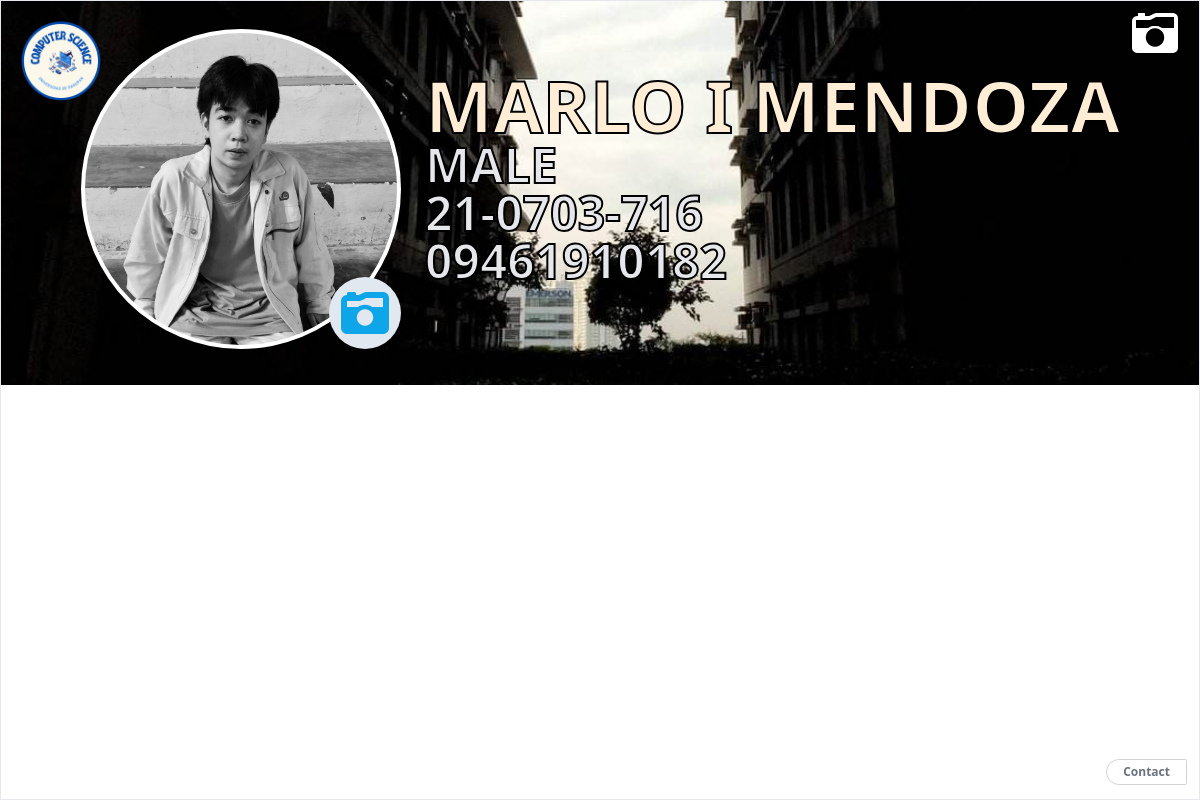
Page /profile.php?ID=17 on the committed database.
### tables this page shows
CREATE TABLE `background` (
  `bgID` int(11) NOT NULL,
  `userID` int(11) NOT NULL,
  `bgimage` varchar(100) NOT NULL
);

CREATE TABLE `image` (
  `imgID` int(11) NOT NULL,
  `userID` int(11) NOT NULL,
  `image` varchar(100) NOT NULL
);

CREATE TABLE `user` (
  `userID` int(11) NOT NULL,
  `firstname` varchar(20) NOT NULL,
  `middle_initial` varchar(1) NOT NULL,
  `lastname` varchar(20) NOT NULL,
  `gender` varchar(6) NOT NULL,
  `contact_number` varchar(11) NOT NULL,
  `student_id` varchar(12) NOT NULL
);

### profile.php (the view, shortened to what this page needs)
<?php
include("connection.php");
$id = $_GET['ID'];
$sql = "SELECT * FROM `user` WHERE userID = $id";
$user = mysqli_query($con, $sql);
$row = mysqli_fetch_assoc($user);
$bsql = "SELECT * FROM `image` WHERE userID = $id";
$image = mysqli_query($con, $bsql);
$img = mysqli_fetch_assoc($image);
$csql = "SELECT * FROM `background` WHERE userID = $id";
$background = mysqli_query($con, $csql);
$cover = mysqli_fetch_assoc($background);
?>
<!DOCTYPE html>
<html lang="en">
<head>
    <link rel="stylesheet" href="https://cdnjs.cloudflare.com/ajax/libs/font-awesome/4.7.0/css/font-awesome.min.css">
    <script src="https://cdn.tailwindcss.com"></script>
</head>
<body>
    <div class="container">
        <div class="relative card border w-96 hover:shadow-none relative flex flex-col w-screen h-screen shadow-lg">
            <a href="dashboard.php" class="absolute z-10">
                <img class="hover:text-gray-700 hover:opacity-90" src="img/comscie logo.png" alt="" width=120>
            </a>
            <form action="" id="forms" enctype="multipart/form-data" method="POST">
                <img id="cover" class="max-h-96 w-screen absolute top-0 object-fit" style="z-index:-1" src="background/<?php echo $cover['bgimage']; ?>" alt="" />
                <div  class="absolute top-2 right-5 text-white text-5xl">
                    <div id="uploads">
                        <label for="coverImg"><i class="fa-sharp fa-solid fa-camera-retro text-white hover:opacity-60" style=" -webkit-text-stroke-width:2px; -webkit-text-stroke-color:black;"></i></label>
                    </div>
                </div>
            </form>
            <div class="profile w-full flex m-3 ml-4 text-white">
                <form class="relative" action="" id="form" enctype="multipart/form-data" method="POST">
                    <div class="relative ml-16 mt-4">
                        <img id="image" class="w-80 h-80 p-1 bg-white rounded-full" src="imgs/<?php echo $img['image']; ?>" alt="" />
                    </div>
                    <div id="upload" class="absolute right-0 bottom-0 text-5xl hover:opacity-90 text-sky-500 bg-slate-200 rounded-full p-3">
                        <label for="fileImg"><i class="fa-sharp fa-solid fa-camera-retro"></i></label>
                    </div>
                </form>
                <div class="relative title mt-10 ml-6 font-bold flex flex-col">
                    <div class="text-7xl pt-4 pr-4 text-orange-100 name break-words" style="-webkit-text-stroke-width:2px; -webkit-text-stroke-color:black;"><?php echo strtoupper($row['firstname'] . ' ' . $row['middle_initial'] . ' ' . $row['lastname']) ?></div>
                    <div class="text-5xl text-gray-200 name break-words" style="-webkit-text-stroke-width:2px; -webkit-text-stroke-color:black;"><?php echo $row['gender']; ?></div>
                    <div class="text-5xl text-gray-200 name break-words" style="-webkit-text-stroke-width:2px; -webkit-text-stroke-color:black;"><?php echo $row['student_id']; ?></div>
                    <div class="text-5xl text-gray-200 name break-words" style="-webkit-text-stroke-width:2px; -webkit-text-stroke-color:black;"><?php echo $row['contact_number']; ?></div>
                </div>
            </div>
            <div class="buttons flex absolute bottom-0 font-bold right-0 text-xs text-gray-500 space-x-0 my-3.5 mr-3">
                <div class="add border rounded-l-2xl rounded-r-sm border-gray-300 p-1 px-4 cursor-pointer hover:bg-gray-700 hover:text-white">Contact</div>
            </div>
        </div>
    </div>
</body>
</html>

### rows in the picture
background: bgimage (picture)
image: image (picture)
user: firstname+middle_initial+lastname "MARLO I MENDOZA", gender "MALE", student "21-0703-716", contact_number "09461910182"
